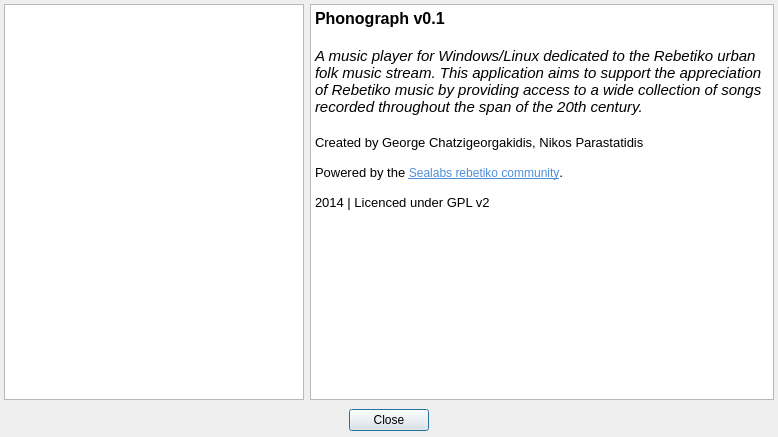
<?xml version="1.0" encoding="UTF-8"?>
<ui version="4.0">
 <class>AboutDialog</class>
 <widget class="QDialog" name="AboutDialog">
  <property name="windowModality">
   <enum>Qt::WindowModal</enum>
  </property>
  <property name="geometry">
   <rect>
    <x>0</x>
    <y>0</y>
    <width>778</width>
    <height>437</height>
   </rect>
  </property>
  <property name="minimumSize">
   <size>
    <width>778</width>
    <height>437</height>
   </size>
  </property>
  <property name="windowTitle">
   <string>About Phonograph</string>
  </property>
  <property name="modal">
   <bool>true</bool>
  </property>
  <layout class="QVBoxLayout" name="verticalLayout">
   <property name="leftMargin">
    <number>1</number>
   </property>
   <property name="topMargin">
    <number>1</number>
   </property>
   <property name="rightMargin">
    <number>1</number>
   </property>
   <property name="bottomMargin">
    <number>6</number>
   </property>
   <item>
    <widget class="QFrame" name="frame">
     <property name="frameShape">
      <enum>QFrame::NoFrame</enum>
     </property>
     <property name="frameShadow">
      <enum>QFrame::Plain</enum>
     </property>
     <property name="lineWidth">
      <number>0</number>
     </property>
     <layout class="QHBoxLayout" name="horizontalLayout">
      <property name="leftMargin">
       <number>3</number>
      </property>
      <property name="topMargin">
       <number>3</number>
      </property>
      <property name="rightMargin">
       <number>3</number>
      </property>
      <property name="bottomMargin">
       <number>3</number>
      </property>
      <item>
       <widget class="QGraphicsView" name="aboutGraphics">
        <property name="maximumSize">
         <size>
          <width>300</width>
          <height>16777215</height>
         </size>
        </property>
        <property name="styleSheet">
         <string notr="true">background-image: url(:/images/background/theme/bouzoukidrawing.jpg);</string>
        </property>
       </widget>
      </item>
      <item>
       <widget class="QTextBrowser" name="aboutText">
        <property name="html">
         <string>&lt;!DOCTYPE HTML PUBLIC &quot;-//W3C//DTD HTML 4.0//EN&quot; &quot;http://www.w3.org/TR/REC-html40/strict.dtd&quot;&gt;
&lt;html&gt;&lt;head&gt;&lt;meta name=&quot;qrichtext&quot; content=&quot;1&quot; /&gt;&lt;style type=&quot;text/css&quot;&gt;
p, li { white-space: pre-wrap; }
&lt;/style&gt;&lt;/head&gt;&lt;body style=&quot; font-family:'Sans Serif'; font-size:9pt; font-weight:400; font-style:normal;&quot;&gt;
&lt;p style=&quot; margin-top:0px; margin-bottom:0px; margin-left:0px; margin-right:0px; -qt-block-indent:0; text-indent:0px;&quot;&gt;&lt;span style=&quot; font-size:12pt; font-weight:600;&quot;&gt;Phonograph v0.1&lt;/span&gt;&lt;/p&gt;
&lt;p style=&quot;-qt-paragraph-type:empty; margin-top:0px; margin-bottom:0px; margin-left:0px; margin-right:0px; -qt-block-indent:0; text-indent:0px; font-size:12pt; font-weight:600;&quot;&gt;&lt;br /&gt;&lt;/p&gt;
&lt;p style=&quot; margin-top:0px; margin-bottom:0px; margin-left:0px; margin-right:0px; -qt-block-indent:0; text-indent:0px;&quot;&gt;&lt;span style=&quot; font-size:11pt; font-style:italic;&quot;&gt;A music player for Windows/Linux dedicated to the Rebetiko urban folk music stream. This application aims to support the appreciation of Rebetiko music by providing access to a wide collection of songs recorded throughout the span of the 20th century.&lt;/span&gt;&lt;/p&gt;
&lt;p style=&quot;-qt-paragraph-type:empty; margin-top:0px; margin-bottom:0px; margin-left:0px; margin-right:0px; -qt-block-indent:0; text-indent:0px; font-size:12pt; font-weight:600;&quot;&gt;&lt;br /&gt;&lt;/p&gt;
&lt;p style=&quot; margin-top:0px; margin-bottom:0px; margin-left:0px; margin-right:0px; -qt-block-indent:0; text-indent:0px;&quot;&gt;&lt;span style=&quot; font-size:10pt;&quot;&gt;Created by George Chatzigeorgakidis, Nikos Parastatidis&lt;/span&gt;&lt;/p&gt;
&lt;p style=&quot;-qt-paragraph-type:empty; margin-top:0px; margin-bottom:0px; margin-left:0px; margin-right:0px; -qt-block-indent:0; text-indent:0px; font-size:10pt;&quot;&gt;&lt;br /&gt;&lt;/p&gt;
&lt;p style=&quot; margin-top:0px; margin-bottom:0px; margin-left:0px; margin-right:0px; -qt-block-indent:0; text-indent:0px;&quot;&gt;&lt;span style=&quot; font-size:10pt;&quot;&gt;Powered by the &lt;/span&gt;&lt;a href=&quot;http://rebetiko.sealabs.net&quot;&gt;&lt;span style=&quot; text-decoration: underline; color:#508ed8;&quot;&gt;Sealabs rebetiko community&lt;/span&gt;&lt;/a&gt;&lt;span style=&quot; font-size:10pt;&quot;&gt;.&lt;/span&gt;&lt;/p&gt;
&lt;p style=&quot;-qt-paragraph-type:empty; margin-top:0px; margin-bottom:0px; margin-left:0px; margin-right:0px; -qt-block-indent:0; text-indent:0px; font-size:10pt;&quot;&gt;&lt;br /&gt;&lt;/p&gt;
&lt;p style=&quot; margin-top:0px; margin-bottom:0px; margin-left:0px; margin-right:0px; -qt-block-indent:0; text-indent:0px;&quot;&gt;&lt;span style=&quot; font-size:10pt;&quot;&gt;2014 | Licenced under GPL v2&lt;/span&gt;&lt;/p&gt;&lt;/body&gt;&lt;/html&gt;</string>
        </property>
       </widget>
      </item>
     </layout>
    </widget>
   </item>
   <item>
    <widget class="QDialogButtonBox" name="buttonBox">
     <property name="orientation">
      <enum>Qt::Horizontal</enum>
     </property>
     <property name="standardButtons">
      <set>QDialogButtonBox::Close</set>
     </property>
     <property name="centerButtons">
      <bool>true</bool>
     </property>
    </widget>
   </item>
  </layout>
 </widget>
 <resources/>
 <connections>
  <connection>
   <sender>buttonBox</sender>
   <signal>accepted()</signal>
   <receiver>AboutDialog</receiver>
   <slot>accept()</slot>
   <hints>
    <hint type="sourcelabel">
     <x>248</x>
     <y>254</y>
    </hint>
    <hint type="destinationlabel">
     <x>157</x>
     <y>274</y>
    </hint>
   </hints>
  </connection>
  <connection>
   <sender>buttonBox</sender>
   <signal>rejected()</signal>
   <receiver>AboutDialog</receiver>
   <slot>reject()</slot>
   <hints>
    <hint type="sourcelabel">
     <x>316</x>
     <y>260</y>
    </hint>
    <hint type="destinationlabel">
     <x>286</x>
     <y>274</y>
    </hint>
   </hints>
  </connection>
 </connections>
</ui>
